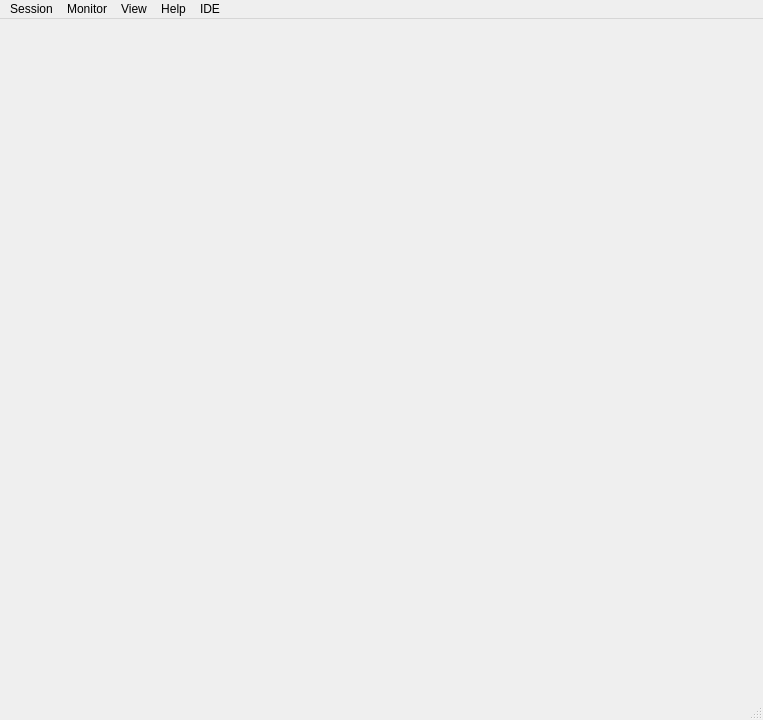
<?xml version="1.0" encoding="UTF-8"?>
<ui version="4.0">
 <author>Remy Rouvin</author>
 <class>MainWindow</class>
 <widget class="QMainWindow" name="MainWindow">
  <property name="geometry">
   <rect>
    <x>0</x>
    <y>0</y>
    <width>763</width>
    <height>720</height>
   </rect>
  </property>
  <property name="mouseTracking">
   <bool>true</bool>
  </property>
  <property name="windowTitle">
   <string>PockEmul</string>
  </property>
  <property name="windowIcon">
   <iconset>
    <normaloff/>
   </iconset>
  </property>
  <widget class="QWidget" name="centralwidget">
   <layout class="QVBoxLayout">
    <property name="spacing">
     <number>6</number>
    </property>
    <property name="margin">
     <number>9</number>
    </property>
   </layout>
  </widget>
  <widget class="QMenuBar" name="menubar">
   <property name="enabled">
    <bool>true</bool>
   </property>
   <property name="geometry">
    <rect>
     <x>0</x>
     <y>0</y>
     <width>763</width>
     <height>21</height>
    </rect>
   </property>
   <widget class="QMenu" name="menuMonitor_2">
    <property name="title">
     <string>Monitor</string>
    </property>
    <addaction name="actionLog_Messages"/>
    <addaction name="actionAnalogic_Port"/>
   </widget>
   <widget class="QMenu" name="menuRoot">
    <property name="title">
     <string>Session</string>
    </property>
    <addaction name="actionNew"/>
    <addaction name="actionOpen"/>
    <addaction name="actionSave"/>
    <addaction name="actionSave_As"/>
    <addaction name="separator"/>
    <addaction name="actionExit"/>
    <addaction name="separator"/>
    <addaction name="actionSkin_Editor"/>
   </widget>
   <widget class="QMenu" name="menuHelp">
    <property name="title">
     <string>Help</string>
    </property>
    <addaction name="actionAbout_PockEmul"/>
    <addaction name="separator"/>
    <addaction name="actionCheck_for_Updates"/>
   </widget>
   <widget class="QMenu" name="menuPockets">
    <property name="title">
     <string>View</string>
    </property>
    <addaction name="actionReset_Zoom"/>
    <addaction name="actionMinimize_All"/>
    <addaction name="actionClose_All"/>
    <addaction name="separator"/>
   </widget>
   <widget class="QMenu" name="menuIDE">
    <property name="title">
     <string>IDE</string>
    </property>
    <addaction name="actionEditor"/>
   </widget>
   <addaction name="menuRoot"/>
   <addaction name="menuMonitor_2"/>
   <addaction name="menuPockets"/>
   <addaction name="menuHelp"/>
   <addaction name="menuIDE"/>
  </widget>
  <widget class="QStatusBar" name="statusbar"/>
  <action name="actionAbout_PockEmul">
   <property name="text">
    <string>About PockEmul</string>
   </property>
  </action>
  <action name="actionNew">
   <property name="text">
    <string>New...</string>
   </property>
  </action>
  <action name="actionOpen">
   <property name="enabled">
    <bool>true</bool>
   </property>
   <property name="text">
    <string>Open</string>
   </property>
  </action>
  <action name="actionSave">
   <property name="enabled">
    <bool>false</bool>
   </property>
   <property name="text">
    <string>Save</string>
   </property>
  </action>
  <action name="actionSave_As">
   <property name="enabled">
    <bool>true</bool>
   </property>
   <property name="text">
    <string>Save As...</string>
   </property>
  </action>
  <action name="actionClose">
   <property name="text">
    <string>Close</string>
   </property>
  </action>
  <action name="actionOn_Off">
   <property name="text">
    <string>On/Off</string>
   </property>
  </action>
  <action name="actionSoft_Reset">
   <property name="text">
    <string>Soft Reset</string>
   </property>
  </action>
  <action name="actionHard_Reset">
   <property name="text">
    <string>Hard Reset</string>
   </property>
  </action>
  <action name="actionPrinter">
   <property name="text">
    <string>Printer...</string>
   </property>
  </action>
  <action name="actionSerial_Interface">
   <property name="text">
    <string>Serial Interface</string>
   </property>
  </action>
  <action name="actionLog_Messages">
   <property name="text">
    <string>Log Messages...</string>
   </property>
  </action>
  <action name="actionCheck_for_Updates">
   <property name="enabled">
    <bool>true</bool>
   </property>
   <property name="text">
    <string>Check for Updates...</string>
   </property>
  </action>
  <action name="actionExit">
   <property name="text">
    <string>Exit</string>
   </property>
  </action>
  <action name="actionSkin_Editor">
   <property name="enabled">
    <bool>false</bool>
   </property>
   <property name="text">
    <string>Skin Editor ...</string>
   </property>
  </action>
  <action name="actionExtensions">
   <property name="text">
    <string>Extensions...</string>
   </property>
  </action>
  <action name="actionRegisters">
   <property name="enabled">
    <bool>false</bool>
   </property>
   <property name="text">
    <string>Registers...</string>
   </property>
  </action>
  <action name="actionI_O_Ports">
   <property name="enabled">
    <bool>false</bool>
   </property>
   <property name="text">
    <string>I/O Ports...</string>
   </property>
  </action>
  <action name="actionDesassembler">
   <property name="text">
    <string>Desassembler</string>
   </property>
  </action>
  <action name="actionAnalogic_Port">
   <property name="text">
    <string>Analogic Port</string>
   </property>
  </action>
  <action name="actionDfgdf">
   <property name="text">
    <string>dfgdf</string>
   </property>
  </action>
  <action name="actionInternal_CPU_Memory">
   <property name="text">
    <string>Internal CPU Memory</string>
   </property>
  </action>
  <action name="actionExternal_Memory">
   <property name="text">
    <string>External Memory</string>
   </property>
  </action>
  <action name="actionSerial_Console">
   <property name="text">
    <string>Serial Console</string>
   </property>
  </action>
  <action name="actionTape">
   <property name="text">
    <string>Tape</string>
   </property>
  </action>
  <action name="actionKeyboard">
   <property name="text">
    <string>Keyboard</string>
   </property>
  </action>
  <action name="actioncpu100">
   <property name="text">
    <string>100%</string>
   </property>
  </action>
  <action name="actioncpu200">
   <property name="text">
    <string>200%</string>
   </property>
  </action>
  <action name="actioncpu300">
   <property name="text">
    <string>300%</string>
   </property>
  </action>
  <action name="actioncpu500">
   <property name="text">
    <string>500%</string>
   </property>
  </action>
  <action name="actioncpumax">
   <property name="text">
    <string>Maximum speed</string>
   </property>
  </action>
  <action name="actionNewLink">
   <property name="text">
    <string>New</string>
   </property>
  </action>
  <action name="actionIdentify">
   <property name="text">
    <string>Identify</string>
   </property>
  </action>
  <action name="actionMinimize_All">
   <property name="text">
    <string>Minimize All</string>
   </property>
  </action>
  <action name="actionEditor">
   <property name="text">
    <string>Editor</string>
   </property>
  </action>
  <action name="actionReset_Zoom">
   <property name="text">
    <string>Reset Zoom</string>
   </property>
  </action>
  <action name="actionClose_All">
   <property name="text">
    <string>Close All</string>
   </property>
  </action>
 </widget>
 <layoutdefault spacing="0" margin="0"/>
 <resources/>
 <connections>
  <connection>
   <sender>actionExit</sender>
   <signal>triggered()</signal>
   <receiver>MainWindow</receiver>
   <slot>close()</slot>
   <hints>
    <hint type="sourcelabel">
     <x>-1</x>
     <y>-1</y>
    </hint>
    <hint type="destinationlabel">
     <x>255</x>
     <y>167</y>
    </hint>
   </hints>
  </connection>
 </connections>
</ui>
